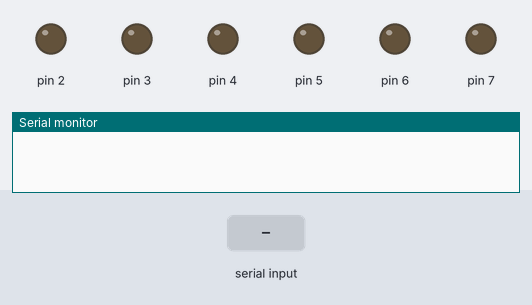
Bench run of a sketch on a simulated Arduino Uno, built with avr-gcc and run on an emulated ATmega328P. Shown: output pins drawn as LEDs (lit = HIGH), the last lines printed to the serial monitor. Inputs (shaded band) come from the test bench.

Above: at 1.2 s.
1.3 s: "*forward#" received over the second serial link
At 2.4 s:
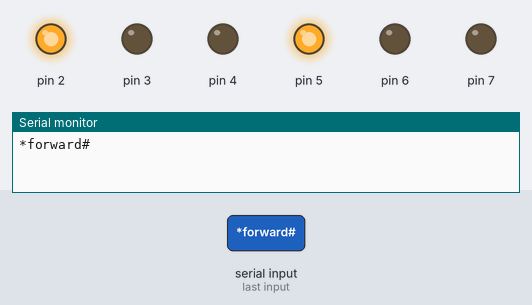
2.8 s: "*back#" received over the second serial link
At 3.6 s:
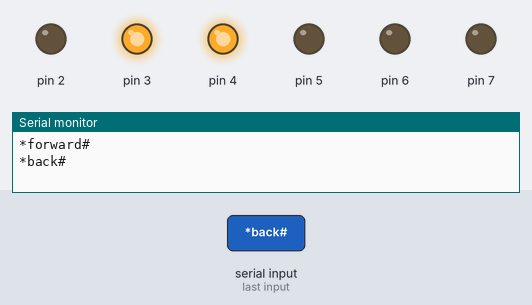
4.3 s: "*right#" received over the second serial link
At 5.1 s:
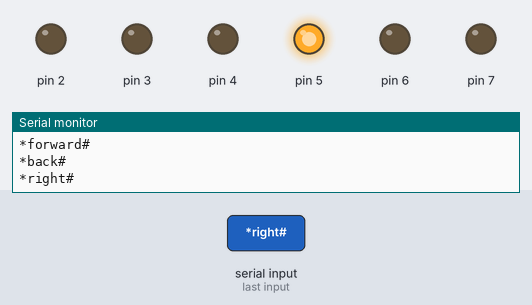
5.8 s: "*left#" received over the second serial link
At 7.0 s:
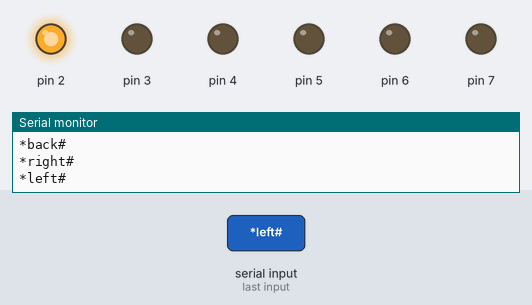
7.3 s: "*dooropen#" received over the second serial link
At 8.6 s:
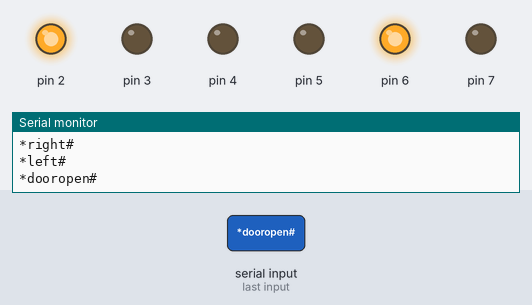
9.0 s: "*stop#" received over the second serial link
At 9.5 s:
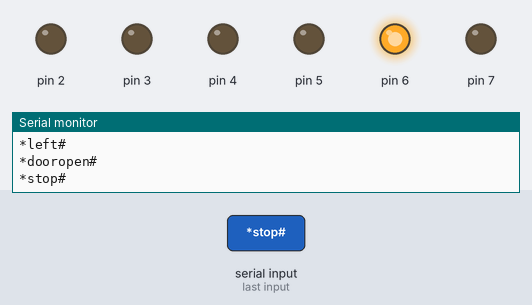
Timing chart, 0 to 11.5 s (numbered marks = the images above; inputs shaded):
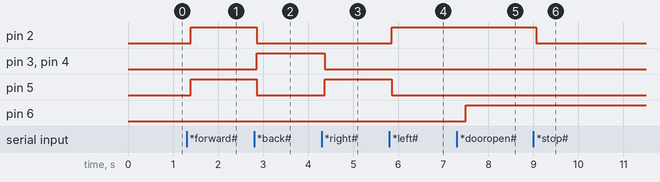

Measured:
- after the input at 1.3 s, pin 2, pin 5: LOW → HIGH after 0.09 s
- after the input at 2.8 s, pin 2, pin 5: HIGH → LOW after 0.06 s; pin 3, pin 4: LOW → HIGH after 0.06 s
- after the input at 4.3 s, pin 3, pin 4: HIGH → LOW after 0.07 s; pin 5: LOW → HIGH after 0.07 s
- after the input at 5.8 s, pin 2: LOW → HIGH after 0.06 s; pin 5: HIGH → LOW after 0.06 s
- after the input at 7.3 s, pin 6: LOW → HIGH after 0.20 s
- after the input at 9.0 s, pin 2: HIGH → LOW after 0.06 s

The sketch:

Gesture_Controlled_Robotic_Car.ino
```cpp
#include <SoftwareSerial.h>

SoftwareSerial BT(10, 11);
String readvoice;

void setup() {
 BT.begin(115200);
 Serial.begin(115200);
  pinMode(2, OUTPUT);
  pinMode(3, OUTPUT);
  pinMode(4, OUTPUT);
  pinMode(5, OUTPUT);
  pinMode(6, OUTPUT);
  pinMode(7, OUTPUT);
}
void loop() {
  while (BT.available()){
  delay(10);
  char c = BT.read();
  readvoice += c;
  }
  if (readvoice.length() > 0) {
    Serial.println(readvoice);

  if(readvoice == "*forward#")
  {
    digitalWrite(5,HIGH);
    digitalWrite(2,HIGH);
    digitalWrite(3,LOW);
    digitalWrite(4,LOW);
    delay(100);
  }

  else if(readvoice == "*back#")
  {
    digitalWrite(5, LOW);
    digitalWrite(2, LOW);
    digitalWrite(3, HIGH);
    digitalWrite(4,HIGH);
    delay(100);
  }

  else if (readvoice == "*right#")
  {
    digitalWrite (5,HIGH);
    digitalWrite (4,LOW);
    digitalWrite (3,LOW);
    digitalWrite (2,LOW);
    delay (100);

  }

 else if ( readvoice == "*left#")
 {
   digitalWrite (5, LOW);
   digitalWrite (2, HIGH);
   digitalWrite (3, LOW);
   digitalWrite (4, LOW);
   delay (100);
 }

 else if (readvoice == "*stop#")
 {
   digitalWrite (5, LOW);
   digitalWrite (4, LOW);
   digitalWrite (3, LOW);
   digitalWrite (2, LOW);
   delay (100);
 }
 else if (readvoice == "*dooropen#")
 {
  delay(100);
  digitalWrite (6, HIGH);
  digitalWrite (7,LOW);
 }
 else if (readvoice == "*doorclose#")
 {
  delay(100);
  digitalWrite (6, LOW);
  digitalWrite (7, HIGH);
 }
readvoice="";}}
```
